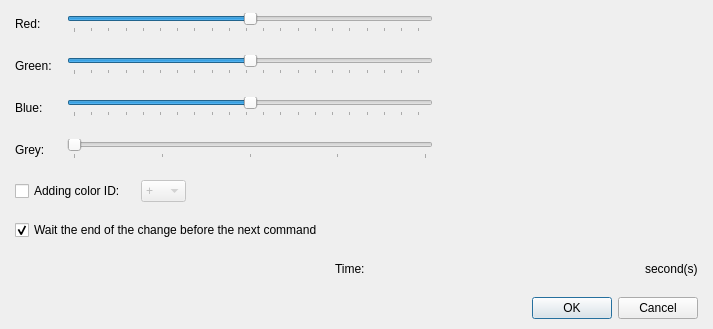
<?xml version="1.0" encoding="UTF-8"?>
<ui version="4.0">
 <class>DialogCommandChangeScreenTone</class>
 <widget class="QDialog" name="DialogCommandChangeScreenTone">
  <property name="geometry">
   <rect>
    <x>0</x>
    <y>0</y>
    <width>713</width>
    <height>291</height>
   </rect>
  </property>
  <property name="windowTitle">
   <string>Change screen tone...</string>
  </property>
  <layout class="QGridLayout" name="gridLayout_2">
   <property name="leftMargin">
    <number>15</number>
   </property>
   <property name="topMargin">
    <number>10</number>
   </property>
   <property name="rightMargin">
    <number>15</number>
   </property>
   <property name="bottomMargin">
    <number>10</number>
   </property>
   <item row="0" column="0">
    <layout class="QVBoxLayout" name="verticalLayout_2" stretch="1,0">
     <property name="spacing">
      <number>15</number>
     </property>
     <item>
      <layout class="QVBoxLayout" name="verticalLayout">
       <item>
        <layout class="QGridLayout" name="gridLayout" columnstretch="0,1,0">
         <item row="0" column="0">
          <widget class="QLabel" name="label">
           <property name="text">
            <string>Red:</string>
           </property>
          </widget>
         </item>
         <item row="0" column="1">
          <widget class="QSlider" name="horizontalSliderRed">
           <property name="minimum">
            <number>-255</number>
           </property>
           <property name="maximum">
            <number>255</number>
           </property>
           <property name="tracking">
            <bool>true</bool>
           </property>
           <property name="orientation">
            <enum>Qt::Horizontal</enum>
           </property>
           <property name="tickPosition">
            <enum>QSlider::TicksBelow</enum>
           </property>
           <property name="tickInterval">
            <number>25</number>
           </property>
          </widget>
         </item>
         <item row="0" column="2">
          <widget class="PanelPrimitiveValue" name="panelPrimitiveRed" native="true">
           <property name="minimumSize">
            <size>
             <width>250</width>
             <height>27</height>
            </size>
           </property>
           <property name="maximumSize">
            <size>
             <width>250</width>
             <height>27</height>
            </size>
           </property>
          </widget>
         </item>
         <item row="1" column="0">
          <widget class="QLabel" name="label_2">
           <property name="text">
            <string>Green:</string>
           </property>
          </widget>
         </item>
         <item row="1" column="1">
          <widget class="QSlider" name="horizontalSliderGreen">
           <property name="minimum">
            <number>-255</number>
           </property>
           <property name="maximum">
            <number>255</number>
           </property>
           <property name="tracking">
            <bool>true</bool>
           </property>
           <property name="orientation">
            <enum>Qt::Horizontal</enum>
           </property>
           <property name="tickPosition">
            <enum>QSlider::TicksBelow</enum>
           </property>
           <property name="tickInterval">
            <number>25</number>
           </property>
          </widget>
         </item>
         <item row="1" column="2">
          <widget class="PanelPrimitiveValue" name="panelPrimitiveGreen" native="true">
           <property name="minimumSize">
            <size>
             <width>250</width>
             <height>27</height>
            </size>
           </property>
           <property name="maximumSize">
            <size>
             <width>250</width>
             <height>27</height>
            </size>
           </property>
          </widget>
         </item>
         <item row="2" column="0">
          <widget class="QLabel" name="label_3">
           <property name="text">
            <string>Blue:</string>
           </property>
          </widget>
         </item>
         <item row="2" column="1">
          <widget class="QSlider" name="horizontalSliderBlue">
           <property name="minimum">
            <number>-255</number>
           </property>
           <property name="maximum">
            <number>255</number>
           </property>
           <property name="tracking">
            <bool>true</bool>
           </property>
           <property name="orientation">
            <enum>Qt::Horizontal</enum>
           </property>
           <property name="tickPosition">
            <enum>QSlider::TicksBelow</enum>
           </property>
           <property name="tickInterval">
            <number>25</number>
           </property>
          </widget>
         </item>
         <item row="2" column="2">
          <widget class="PanelPrimitiveValue" name="panelPrimitiveBlue" native="true">
           <property name="minimumSize">
            <size>
             <width>250</width>
             <height>27</height>
            </size>
           </property>
           <property name="maximumSize">
            <size>
             <width>250</width>
             <height>27</height>
            </size>
           </property>
          </widget>
         </item>
         <item row="3" column="0">
          <widget class="QLabel" name="label_4">
           <property name="text">
            <string>Grey:</string>
           </property>
          </widget>
         </item>
         <item row="3" column="1">
          <widget class="QSlider" name="horizontalSliderGrey">
           <property name="minimum">
            <number>0</number>
           </property>
           <property name="maximum">
            <number>100</number>
           </property>
           <property name="tracking">
            <bool>true</bool>
           </property>
           <property name="orientation">
            <enum>Qt::Horizontal</enum>
           </property>
           <property name="tickPosition">
            <enum>QSlider::TicksBelow</enum>
           </property>
           <property name="tickInterval">
            <number>25</number>
           </property>
          </widget>
         </item>
         <item row="3" column="2">
          <widget class="PanelPrimitiveValue" name="panelPrimitiveGrey" native="true">
           <property name="minimumSize">
            <size>
             <width>250</width>
             <height>27</height>
            </size>
           </property>
           <property name="maximumSize">
            <size>
             <width>250</width>
             <height>27</height>
            </size>
           </property>
          </widget>
         </item>
        </layout>
       </item>
       <item>
        <layout class="QHBoxLayout" name="horizontalLayout" stretch="0,0,0,1">
         <item>
          <widget class="QCheckBox" name="checkBoxColor">
           <property name="text">
            <string>Adding color ID:</string>
           </property>
          </widget>
         </item>
         <item>
          <widget class="QComboBox" name="comboBoxColor">
           <property name="enabled">
            <bool>false</bool>
           </property>
           <property name="minimumSize">
            <size>
             <width>45</width>
             <height>0</height>
            </size>
           </property>
           <property name="maximumSize">
            <size>
             <width>45</width>
             <height>16777215</height>
            </size>
           </property>
           <item>
            <property name="text">
             <string>+</string>
            </property>
           </item>
           <item>
            <property name="text">
             <string>-</string>
            </property>
           </item>
          </widget>
         </item>
         <item>
          <widget class="PanelPrimitiveValue" name="panelPrimitiveColor" native="true">
           <property name="enabled">
            <bool>false</bool>
           </property>
           <property name="minimumSize">
            <size>
             <width>250</width>
             <height>27</height>
            </size>
           </property>
           <property name="maximumSize">
            <size>
             <width>250</width>
             <height>27</height>
            </size>
           </property>
          </widget>
         </item>
         <item>
          <spacer name="horizontalSpacer_9">
           <property name="orientation">
            <enum>Qt::Horizontal</enum>
           </property>
           <property name="sizeHint" stdset="0">
            <size>
             <width>68</width>
             <height>20</height>
            </size>
           </property>
          </spacer>
         </item>
        </layout>
       </item>
       <item>
        <widget class="QCheckBox" name="checkBoxWaitEnd">
         <property name="text">
          <string>Wait the end of the change before the next command</string>
         </property>
         <property name="checked">
          <bool>true</bool>
         </property>
        </widget>
       </item>
       <item>
        <layout class="QHBoxLayout" name="horizontalLayout_2" stretch="1,0,0,0">
         <item>
          <spacer name="horizontalSpacer_10">
           <property name="orientation">
            <enum>Qt::Horizontal</enum>
           </property>
           <property name="sizeHint" stdset="0">
            <size>
             <width>58</width>
             <height>20</height>
            </size>
           </property>
          </spacer>
         </item>
         <item>
          <widget class="QLabel" name="label_10">
           <property name="text">
            <string>Time:</string>
           </property>
          </widget>
         </item>
         <item>
          <widget class="PanelPrimitiveValue" name="panelPrimitiveTime" native="true">
           <property name="minimumSize">
            <size>
             <width>250</width>
             <height>27</height>
            </size>
           </property>
           <property name="maximumSize">
            <size>
             <width>250</width>
             <height>27</height>
            </size>
           </property>
          </widget>
         </item>
         <item>
          <widget class="QLabel" name="label_11">
           <property name="text">
            <string>second(s)</string>
           </property>
          </widget>
         </item>
        </layout>
       </item>
      </layout>
     </item>
     <item>
      <widget class="QDialogButtonBox" name="buttonBox">
       <property name="orientation">
        <enum>Qt::Horizontal</enum>
       </property>
       <property name="standardButtons">
        <set>QDialogButtonBox::Cancel|QDialogButtonBox::Ok</set>
       </property>
      </widget>
     </item>
    </layout>
   </item>
  </layout>
 </widget>
 <customwidgets>
  <customwidget>
   <class>PanelPrimitiveValue</class>
   <extends>QWidget</extends>
   <header>panelprimitivevalue.h</header>
   <container>1</container>
  </customwidget>
 </customwidgets>
 <resources/>
 <connections>
  <connection>
   <sender>buttonBox</sender>
   <signal>accepted()</signal>
   <receiver>DialogCommandChangeScreenTone</receiver>
   <slot>accept()</slot>
   <hints>
    <hint type="sourcelabel">
     <x>248</x>
     <y>254</y>
    </hint>
    <hint type="destinationlabel">
     <x>157</x>
     <y>274</y>
    </hint>
   </hints>
  </connection>
  <connection>
   <sender>buttonBox</sender>
   <signal>rejected()</signal>
   <receiver>DialogCommandChangeScreenTone</receiver>
   <slot>reject()</slot>
   <hints>
    <hint type="sourcelabel">
     <x>316</x>
     <y>260</y>
    </hint>
    <hint type="destinationlabel">
     <x>286</x>
     <y>274</y>
    </hint>
   </hints>
  </connection>
 </connections>
</ui>
